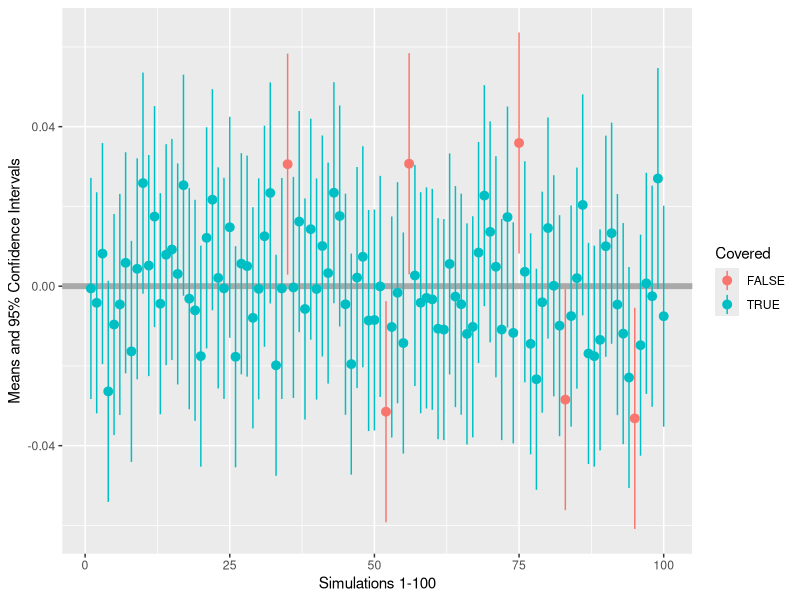

The R script that drew this image:
## ---- chunk 1
set.seed(123)
## ---- chunk 2
library(plyr)
samples <- plyr::rlply(100, rnorm(5000, mean = 0, sd = 1))
## ---- chunk 3
info <- function(x){ 
  M <- mean(x)
  DF <- length(x) - 1
  SE <- 1 / sqrt(length(x))
  INT <- qt(.975, DF) * SE
  return(c(M, M - 0, SE, M - INT, M + INT))
}
format <- c("Mean" = 0, "Bias" = 0, "Std.Err" = 0, "Lower" = 0, "Upper" = 0)
## ---- chunk 4
require(magrittr)
results <- samples %>%
  vapply(., info, format) %>%
  t()
## ---- chunk 5
results <- results %>%
  as.data.frame() %>%
  mutate(Covered = Lower < 0 & 0 < Upper)
## ---- chunk 6
colMeans(results)
## ---- chunk 7
table <- results[!results$Covered, ]
## ---- chunk 8
require(knitr)
require(kableExtra)
kable(table)
## ---- chunk 9
kable(table, "html") %>%
  kable_styling(bootstrap_options = c("striped", "hover", "condensed"),
                full_width = F,
                position = "float_right")
## ---- chunk 10
require(ggplot2)
limits <- aes(ymax = Upper, ymin = Lower)
ggplot(results, aes(y=Mean, x=1:100, colour = Covered)) + 
  geom_hline(aes(yintercept = 0), color = "dark grey", linewidth = 2) + 
  geom_pointrange(limits) + 
  xlab("Simulations 1-100") +
  ylab("Means and 95% Confidence Intervals")
